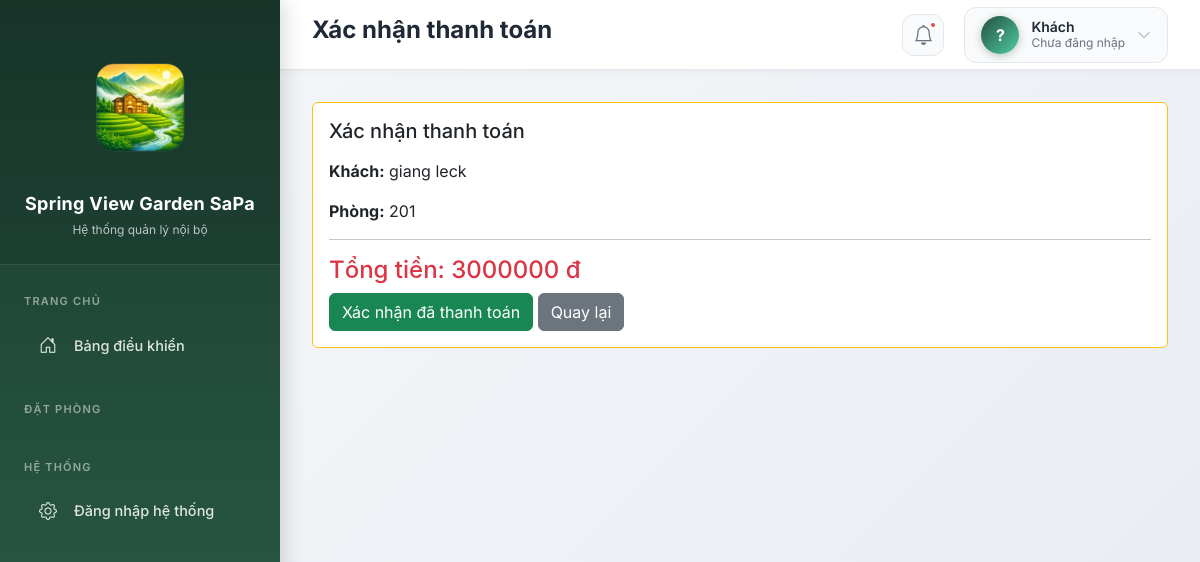
Page /hoa-don/3/thanh-toan/ on the committed database.
### hoa_don/models.py (models this page shows, shortened)
class HoaDon(models.Model):
    TRANG_THAI_CHOICES = [
        ('chua_tt', 'Chưa thanh toán'),
        ('da_tt', 'Đã thanh toán'),
    ]
    dat_phong = models.OneToOneField(
        DatPhong,
        on_delete=models.CASCADE,
        related_name='hoa_don',
        verbose_name="Đặt phòng"
    )
    tien_phong = models.PositiveIntegerField(default=0)
    tien_dich_vu = models.PositiveIntegerField(default=0)
    tong_tien = models.PositiveIntegerField(default=0)
    trang_thai = models.CharField(
        max_length=10,
        choices=TRANG_THAI_CHOICES,
        default='chua_tt'
    )
    thoi_diem_tao = models.DateTimeField(auto_now_add=True)

### dat_phong/models.py (models this page shows, shortened)
class DatPhong(models.Model):
    LOAI_KHACH_CHOICES = [
        ('vang_lai', 'Vãng lai'),
        ('tour', 'Khách tour đoàn'),
        ('booking', 'Booking'),
        ('agoda', 'Agoda'),
        ('traveloka', 'Traveloka'),
    ]
    ma_khach = models.CharField(
        max_length=10,
        unique=True,
        editable=False,
        null=True,
        blank=True,
        verbose_name="Mã khách"
    )
    phong = models.ForeignKey(
        Phong,
        on_delete=models.PROTECT,
        verbose_name="Phòng"
    )
    ten_khach = models.CharField(
        max_length=100,
        verbose_name="Tên khách"
    )
    loai_khach = models.CharField(
        max_length=20,
        choices=LOAI_KHACH_CHOICES,
        verbose_name="Loại khách"
    )
    ngay_nhan = models.DateField(
        verbose_name="Ngày nhận phòng"
    )
    ngay_tra_du_kien = models.DateField(
        verbose_name="Ngày trả dự kiến"
    )
    ngay_tra = models.DateField(
        null=True,
        blank=True,
        verbose_name="Ngày trả phòng"
    )
    dang_o = models.BooleanField(
        default=True,
        verbose_name="Đang ở"
    )
    class Meta:
        ordering = ['-dang_o', '-ngay_nhan']

### khach_san/models.py (models this page shows, shortened)
class Phong(models.Model):
    TRANG_THAI_CHOICES = [
        ('trong', 'Trống'),
        ('dang_thue', 'Đang thuê'),
        ('dang_bao_tri', 'Đang bảo trì'),
    ]
    ma_phong = models.CharField(max_length=10, unique=True)
    loai_phong = models.ForeignKey(LoaiPhong, on_delete=models.PROTECT)
    trang_thai = models.CharField(
        max_length=20,
        choices=TRANG_THAI_CHOICES,
        default='trong'
    )

### hoa_don/views.py (the view)
# urls.py: path('<int:dat_phong_id>/thanh-toan/', views.xac_nhan_thanh_toan, name='thanh_toan'),
def xac_nhan_thanh_toan(request, dat_phong_id):
    hoa_don = get_object_or_404(HoaDon, dat_phong_id=dat_phong_id)
    if request.method == 'POST':
        hoa_don.trang_thai = 'da_tt'
        hoa_don.save()
        return redirect('hoa_don:chi_tiet', dat_phong_id)
    return render(request, 'hoa_don/xac_nhan_thanh_toan.html', {
        'hoa_don': hoa_don
    })

### templates/hoa_don/xac_nhan_thanh_toan.html (shortened to what this page needs)
{% extends "base.html" %}
{% block page_title %}Xác nhận thanh toán{% endblock %}
{% block content %}
<div class="card border-warning">
  <div class="card-body">
    <h5 class="mb-3">Xác nhận thanh toán</h5>
    <p><strong>Khách:</strong> {{ hoa_don.dat_phong.ten_khach }}</p>
    <p><strong>Phòng:</strong> {{ hoa_don.dat_phong.phong.ma_phong }}</p>
    <hr>
    <h4 class="text-danger">
      Tổng tiền: {{ hoa_don.tong_tien }} đ
    </h4>
    <form method="post">
      <button type="submit" class="btn btn-success">
        Xác nhận đã thanh toán
      </button>
      <a href="{% url 'hoa_don:chi_tiet' hoa_don.dat_phong.id %}"
         class="btn btn-secondary">
        Quay lại
      </a>
    </form>
  </div>
</div>
{% endblock %}

### templates/base.html (style rules this page uses)
body { box-sizing: border-box; }
* { margin: 0; padding: 0; box-sizing: border-box; }
html, body { height: 100%; width: 100%; font-family: 'Inter', -apple-system, BlinkMacSystemFont, sans-serif; }
body { background: linear-gradient(135deg, #f5f7fa 0%, #e8ecf1 100%); overflow-x: hidden; }

### rows in the picture
HoaDon: dat_phong.ten_khach "giang leck", dat_phong.phong.ma_phong "201", tong_tien "3000000"
